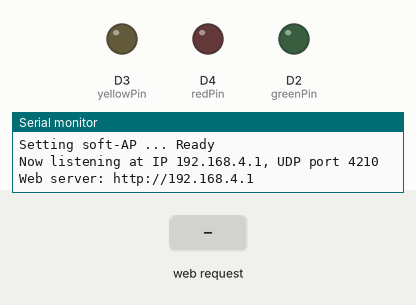
Simulated run of this sketch. Board: ESP8266 (NodeMCU). On the bench: output pins drawn as LEDs (lit = HIGH), the last lines printed to the serial monitor. The test bench sets the inputs (shaded band).

Above: at 1.2 s.
1.3 s: HTTP request GET /RON received
At 1.7 s:
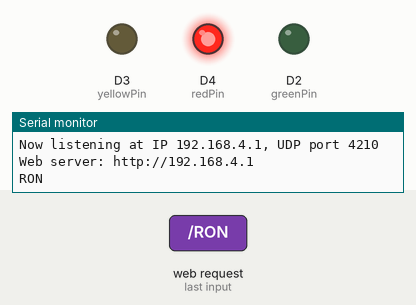
2.8 s: HTTP request GET /YON received
At 4.0 s:
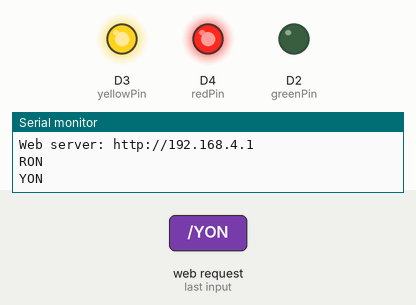
4.3 s: HTTP request GET /ROF received
At 5.2 s:
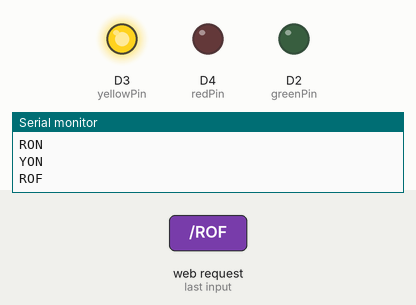
5.8 s: HTTP request GET /GON received
At 6.4 s:
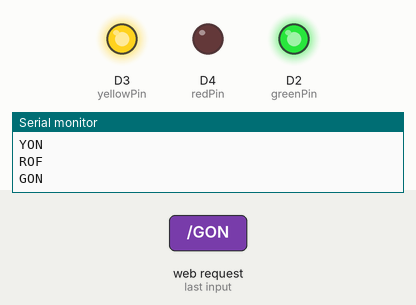
7.3 s: HTTP request GET /YOF received
At 8.5 s:
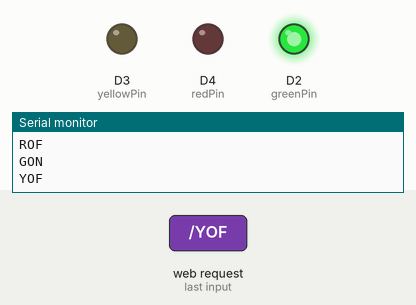
8.8 s: HTTP request GET /RON received
At 9.9 s:
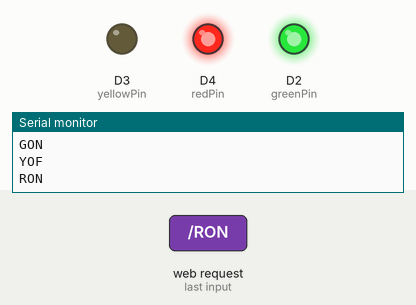
Timing chart, 0 to 11.3 s (numbered marks = the images above; inputs shaded):
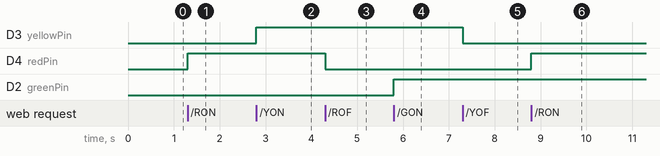

The sketch:

TrafficLightAPServer.ino
```cpp
#include <ESP8266WiFi.h>
#include <WiFiUdp.h>
#include <ESP8266WebServer.h>
#include <DNSServer.h>

#define AP_SSID "TrafficLight"
// AP IP: 192.168.4.1

const IPAddress apIp(192, 168, 4, 1);
DNSServer dnsServer;

WiFiUDP Udp;
unsigned int localUdpPort = 4210;  // local port to listen on
char incomingPacket[255];  // buffer for incoming packets

int redPin = D4;  // also LED_BUILTIN on ESP8266
int yellowPin = D3;
int greenPin = D2;
int fourPin = D1;

int i = 0;

ESP8266WebServer server(80);//Service Port

void sendACK() {
  // send back a reply, to the IP address and port we got the packet from
  Udp.beginPacket(Udp.remoteIP(), Udp.remotePort());
  Udp.write("OK\n");
  Udp.endPacket();
}
void sendNACK() {
  Udp.beginPacket(Udp.remoteIP(), Udp.remotePort());
  Udp.write("NOK\n");
  Udp.endPacket();
}

void setup()
{
  Serial.begin(115200);
  pinMode(redPin, OUTPUT);
  pinMode(yellowPin, OUTPUT);
  pinMode(greenPin, OUTPUT);

  // must be set to AP, otherwise the STA can become unstable
  // and webserver/DHCP stop responding alltogether

  WiFi.persistent(false);
  WiFi.disconnect(true);
  WiFi.mode(WIFI_AP);
  Serial.print("Setting soft-AP ... ");
  WiFi.softAPConfig(apIp, apIp, IPAddress(255, 255, 255, 0));
  if (WiFi.softAP(AP_SSID) == true) {
    Serial.println("Ready");
  } else {
    Serial.println("Failed!");
  }

  dnsServer.setErrorReplyCode(DNSReplyCode::NoError);
  dnsServer.start(53, "*", apIp);

  Udp.begin(localUdpPort);
  Serial.printf("Now listening at IP %s, UDP port %d\n", WiFi.softAPIP().toString().c_str(), localUdpPort);

  server.on("/", handleRoot);               // Call the 'handleRoot' function
  server.on("/RON", handleREDON);
  server.on("/ROF", handleREDOFF);
  server.on("/YON", handleYELLOWON);
  server.on("/YOF", handleYELLOWOFF);
  server.on("/GON", handleGREENON);
  server.on("/GOF", handleGREENOFF);
  server.on("/ALLOFF", handleALLOFF);
  server.onNotFound(httpDefault);

  server.begin(); // Actually start the server
  Serial.printf("Web server: %s%s\n", "http://", WiFi.softAPIP().toString().c_str());
}

void loop()
{
  int packetSize;
  static int packetNumber = 0;
  static int nbStationConnected = 0;

  dnsServer.processNextRequest();

  if (nbStationConnected != WiFi.softAPgetStationNum()) {
    nbStationConnected = WiFi.softAPgetStationNum();
    Serial.printf("Stations connected to soft-AP = %d\n", WiFi.softAPgetStationNum());
  }

  server.handleClient();

  packetSize = Udp.parsePacket();
  if (packetSize)
  {
    // receive incoming UDP packets
    //Serial.printf("Received %d bytes from %s, port %d\n", packetSize, Udp.remoteIP().toString().c_str(), Udp.remotePort());
    int len = Udp.read(incomingPacket, 255);
    if (len > 0)
    {
      incomingPacket[len] = 0;
    }
    if (incomingPacket[len - 1] == '\n') { //get rid of '\n' for strcmp
      incomingPacket[len - 1] = 0;
    }
    //Serial.printf("UDP packet contents: %s\n", incomingPacket);
    if (strcmp(incomingPacket, "RON") == 0) {
      Serial.println("RON");
      digitalWrite(redPin, HIGH);
      return;
    }
    if (strcmp(incomingPacket, "ROF") == 0) {
      Serial.println("ROF");
      digitalWrite(redPin, LOW);
      return;
    }
    if (strcmp(incomingPacket, "YON") == 0) {
      Serial.println("YON");
      digitalWrite(yellowPin, HIGH);
      return;
    }
    if (strcmp(incomingPacket, "YOF") == 0) {
      Serial.println("YOF");
      digitalWrite(yellowPin, LOW);
      return;
    }
    if (strcmp(incomingPacket, "GON") == 0) {
      Serial.println("GON");
      digitalWrite(greenPin, HIGH);
      return;
    }
    if (strcmp(incomingPacket, "GOF") == 0) {
      Serial.println("GOF");
      digitalWrite(greenPin, LOW);
      return;
    }
    if (strcmp(incomingPacket, "ALLOFF") == 0) {
      Serial.println("ALLOFF");
      digitalWrite(redPin, LOW);
      digitalWrite(yellowPin, LOW);
      digitalWrite(greenPin, LOW);
      return;
    }

    sendNACK();
    Serial.printf("%s %d\n", incomingPacket, packetNumber++);
  }
}

char * linkStr(int pin) {
  char buf[66] = "<a href=\""; //9
  if (pin == redPin) {
    if (digitalRead(pin) == HIGH) {
      strcat(buf, "ROF\" style=\"background-color:rgba("); // +34
      strcat(buf, "255,000,000,1.0)\"></a>"); // +22
    } else {
      strcat(buf, "RON\" style=\"background-color:rgba("); // +34
      strcat(buf, "255,000,000,0.1)\"></a>"); // +22
    }
  } else if (pin == yellowPin) {
    if (digitalRead(pin) == HIGH) {
      strcat(buf, "YOF\" style=\"background-color:rgba("); // +34
      strcat(buf, "255,165,000,1.0)\"></a>"); // +22
    } else {
      strcat(buf, "YON\" style=\"background-color:rgba("); // +34
      strcat(buf, "255,165,000,0.1)\"></a>"); // +22
    }
  } else if (pin == greenPin) {
    if (digitalRead(pin) == HIGH) {
      strcat(buf, "GOF\" style=\"background-color:rgba("); // +34
      strcat(buf, "000,128,000,1.0)\"></a>"); // +22
    } else {
      strcat(buf, "GON\" style=\"background-color:rgba("); // +34
      strcat(buf, "000,128,000,0.1)\"></a>"); // +22
    }
  }
  return buf;
}

void
httpDefault()
{
  server.sendHeader("Location", "http://trafficlight.pinball/", true);
  server.send(302, "text/plain", "");
  server.client().stop();
}

void handleRoot() {
  char buf[436] = "<html><head><style>body{display:flex;flex-direction:column;align-items:center;}a{border-radius:50%;font-size:50px;width:30vw;height:30vw;}</style></head><body>"; //159

  strcat(buf, linkStr(redPin)); // +70
  strcat(buf, linkStr(yellowPin)); // +70
  strcat(buf, linkStr(greenPin)); // +70
  strcat(buf, "<a href=\"ALLOFF\" style=\"background-color:black;\"></a>"); // +53
  strcat(buf, "</body></html>"); // +14
  server.send(200, "text/html", buf);
}

//void handleNotFound(){
//  server.send(404, "text/plain", "404: Not found"); // Send HTTP status 404 (Not Found) when there's no handler for the URI in the request
//}

// RED
void handleREDON() {
  Serial.println("RON");
  digitalWrite(redPin, HIGH);
  handleRoot();
}
void handleREDOFF() {
  Serial.println("ROF");
  digitalWrite(redPin, LOW);
  handleRoot();
}

// YELLOW
void handleYELLOWON() {
  Serial.println("YON");
  digitalWrite(yellowPin, HIGH);
  handleRoot();
}
void handleYELLOWOFF() {
  Serial.println("YOF");
  digitalWrite(yellowPin, LOW);
  handleRoot();
}

// GREEN
void handleGREENON() {
  Serial.println("GON");
  digitalWrite(greenPin, HIGH);
  handleRoot();
}
void handleGREENOFF() {
  Serial.println("GOF");
  digitalWrite(greenPin, LOW);
  handleRoot();
}

// ALLOFF
void handleALLOFF() {
  Serial.println("ALLOFF");
  digitalWrite(redPin, LOW);
  digitalWrite(yellowPin, LOW);
  digitalWrite(greenPin, LOW);
  handleRoot();
}
```

Measured:
- after the input at 1.3 s, D4 (redPin): LOW → HIGH at once
- after the input at 2.8 s, D3 (yellowPin): LOW → HIGH at once
- after the input at 4.3 s, D4 (redPin): HIGH → LOW at once
- after the input at 5.8 s, D2 (greenPin): LOW → HIGH at once
- after the input at 7.3 s, D3 (yellowPin): HIGH → LOW at once
- after the input at 8.8 s, D4 (redPin): LOW → HIGH at once
